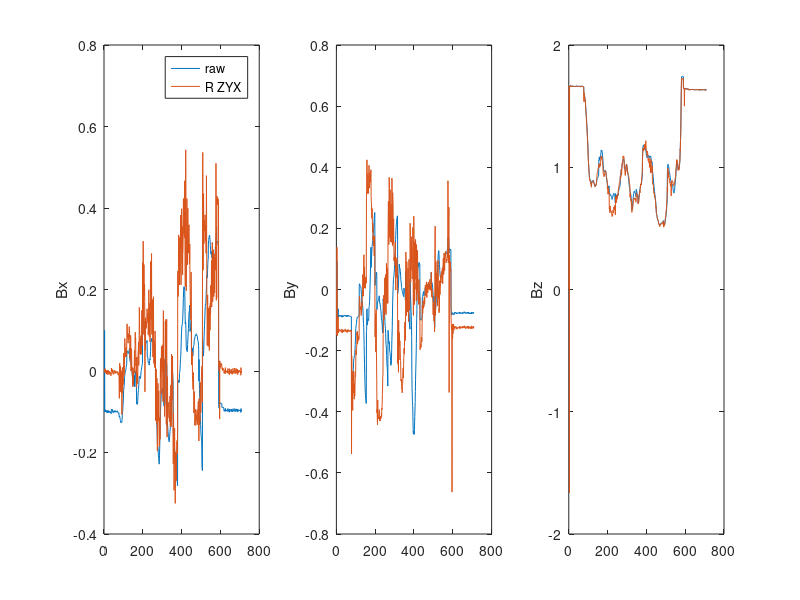
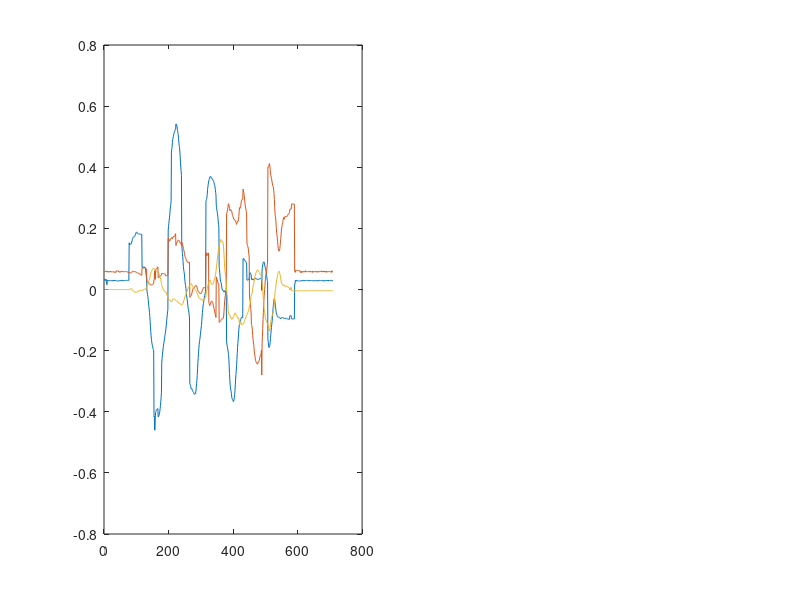

Reproduce these figures in MATLAB, in order.
%% data set
clear; clc
Eulers = load('rot1_Euler.txt');
IMU = load('rot1_IMU.txt');
acc = IMU(1:3,:);
mag = IMU(7:9,:);
mag(:,3) = -mag(:,3);

%% bias remove
% mag = mag - [0.3; 0.05; -0.07];

%% dynamic model
quat_iteration = @(omega,Ts)    expm([0 -omega(1) -omega(2) -omega(3);
        omega(1) 0 omega(3) -omega(2);
        omega(2) -omega(3) 0 omega(1);
        omega(3) omega(2) -omega(1) 0]*Ts/2);
    
Rot_by_quat = @(q)   [q(1)^2+q(2)^2-q(3)^2-q(4)^2, 2*(q(2)*q(3)-q(1)*q(4)), 2*(q(1)*q(3)+q(2)*q(4));
         2*(q(2)*q(3)+q(1)*q(4)), q(1)^2-q(2)^2+q(3)^2-q(4)^2, 2*(q(3)*q(4)-q(1)*q(2));
         2*(q(2)*q(4)-q(1)*q(3)), 2*(q(1)*q(2)+q(3)*q(4)), q(1)^2-q(2)^2-q(3)^2+q(4)^2];

Rot_by_Eulers_XYZ = @(roll,pitch,yaw) [1,0,0; 0,cos(roll),-sin(roll); 0,sin(roll),cos(roll)]* ...
                                [cos(pitch),0,sin(pitch); 0,1,0; -sin(pitch),0,cos(pitch)]*...
                                [cos(yaw),-sin(yaw),0; sin(yaw),cos(yaw),0; 0,0,1];
                            
Rot_by_Eulers_ZYX = @(roll,pitch,yaw) [cos(yaw),-sin(yaw),0; sin(yaw),cos(yaw),0; 0,0,1]* ...
            [cos(pitch),0,sin(pitch); 0,1,0; -sin(pitch),0,cos(pitch)]*...
            [1,0,0; 0,cos(roll),-sin(roll); 0,sin(roll),cos(roll)];

Euler_by_quat = @(q) [atan2(2*(q(1)*q(2)+q(3)*q(4)), 1-2*(q(2)^2+q(3)^2))
                      asin(2*(q(1)*q(3)- q(4)*q(2)));  
                      atan2(2*(q(1)*q(4)+q(2)*q(3)), 1-2*(q(3)^2+q(4)^2));];  % X, Z reversed
                  
Euler_by_acc = @(a) [atan2(a(2),a(3));
                    atan(-a(1)/sqrt(a(2)^2 + a(3)^2));
                    0];

quat_iteration_2 = @(omega,Ts)    eye(4)+ [0 -omega(1) -omega(2) -omega(3);
                omega(1) 0 omega(3) -omega(2);
                omega(2) -omega(3) 0 omega(1);
                omega(3) omega(2) -omega(1) 0]*Ts/2;

Rx = @(roll) [1,0,0; 0,cos(roll),-sin(roll); 0,sin(roll),cos(roll)];
Ry = @(pitch) [cos(pitch),0,sin(pitch); 0,1,0; -sin(pitch),0,cos(pitch)];
Rz = @(yaw) [cos(yaw),-sin(yaw),0; sin(yaw),cos(yaw),0; 0,0,1];

% Eulers = Eulers*2;
% Eulers(3,:) = 1.5*(Eulers(3,:) - Eulers(3,1));
%%
ref_vec = [1;2;3];
data_ref = mag;

for i = 2:size(data_ref,2)
    mag_amp(i) = norm(mag(:,i));
    acc_amp(i) = norm(acc(:,i));
    
    Euler_acc(:,i) = Euler_by_acc(acc(:,i));
%     Euler_acc(3,i) = Eulers(3,i);
end

E = Euler_acc;

for i = 2:size(data_ref,2)   
    mag_correct_1(:,i) = Rot_by_Eulers_ZYX(E(1,i), E(2,i), E(3,i))*data_ref(:,i);
    mag_correct_2(:,i) = Rot_by_Eulers_ZYX(-E(1,i), -E(2,i), -E(3,i))*data_ref(:,i);
%     mag_correct_2(:,i) = Rot_by_Eulers_XYZ(E(1,i), E(2,i), E(3,i))*data_ref(:,i);
    
%     mag_correct_1(:,i) = Ry(-E(2,i))*Rx(-E(1,i))*data_ref(:,i);
%     mag_correct_1(:,i) = Rz(E(3,i))*mag_correct_1(:,i);
    
%     mag_correct_1(:,i) = Rz(Eulers(3,i)*1.5)*data_ref(:,i);    % r
%     mag_correct_2(:,i) = Rz(-Eulers(3,i))*data_ref(:,i);
end

figure
subplot(131)
plot(data_ref(1,:))
hold on
plot(mag_correct_1(1,:))
ylabel('Bx')
hold on
% plot(mag_correct_2(1,:))
legend('raw', 'R ZYX', 'R XYZ')

subplot(132)
plot(data_ref(2,:))
hold on
plot(mag_correct_1(2,:))
ylabel('By')
hold on
% plot(mag_correct_2(2,:))

subplot(133)
plot(data_ref(3,:))
hold on
plot(mag_correct_1(3,:))
ylabel('Bz')
hold on
% plot(mag_correct_2(3,:))

figure
subplot(121)
plot(Eulers')
% subplot(122)
% plot(Euler_acc')